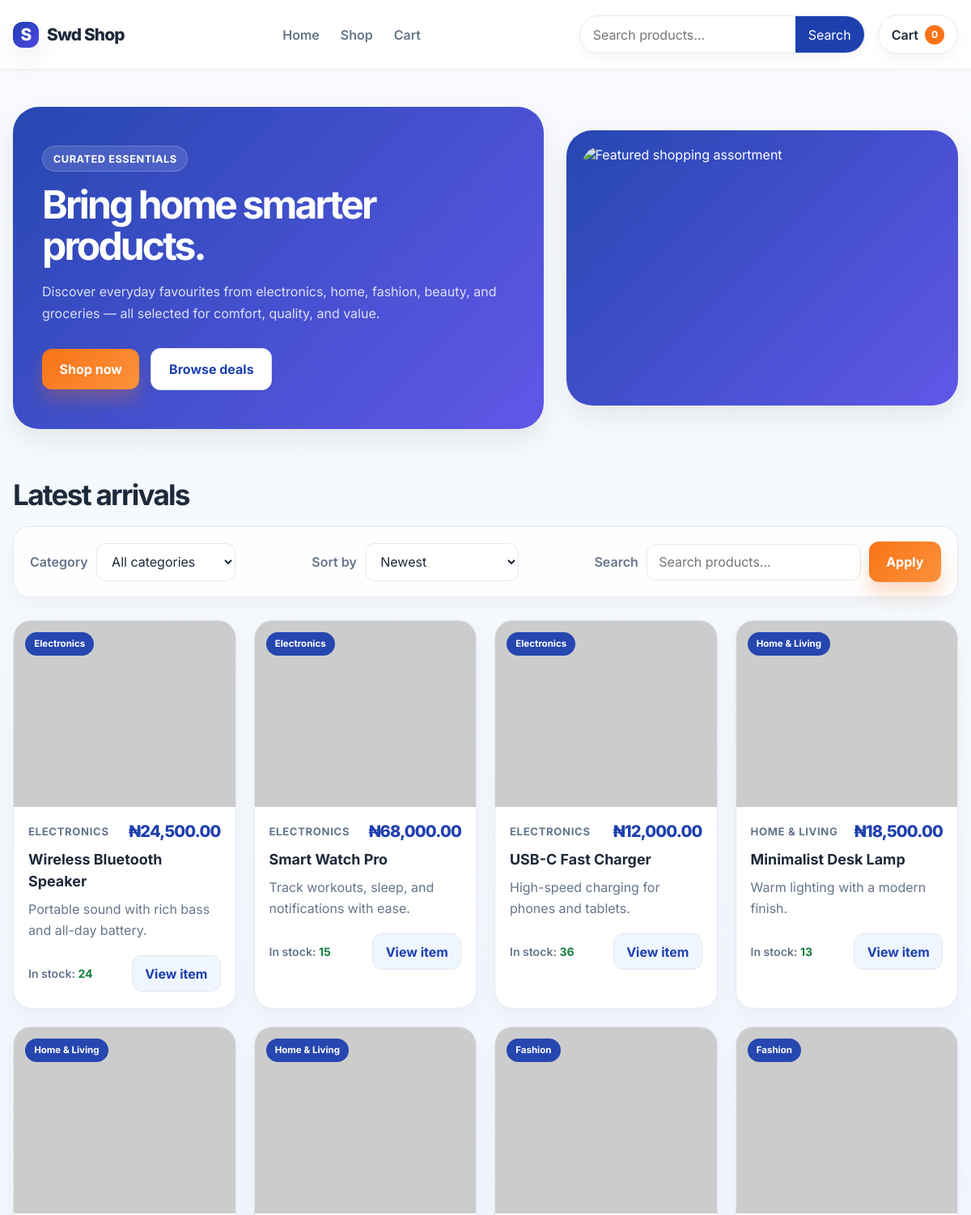
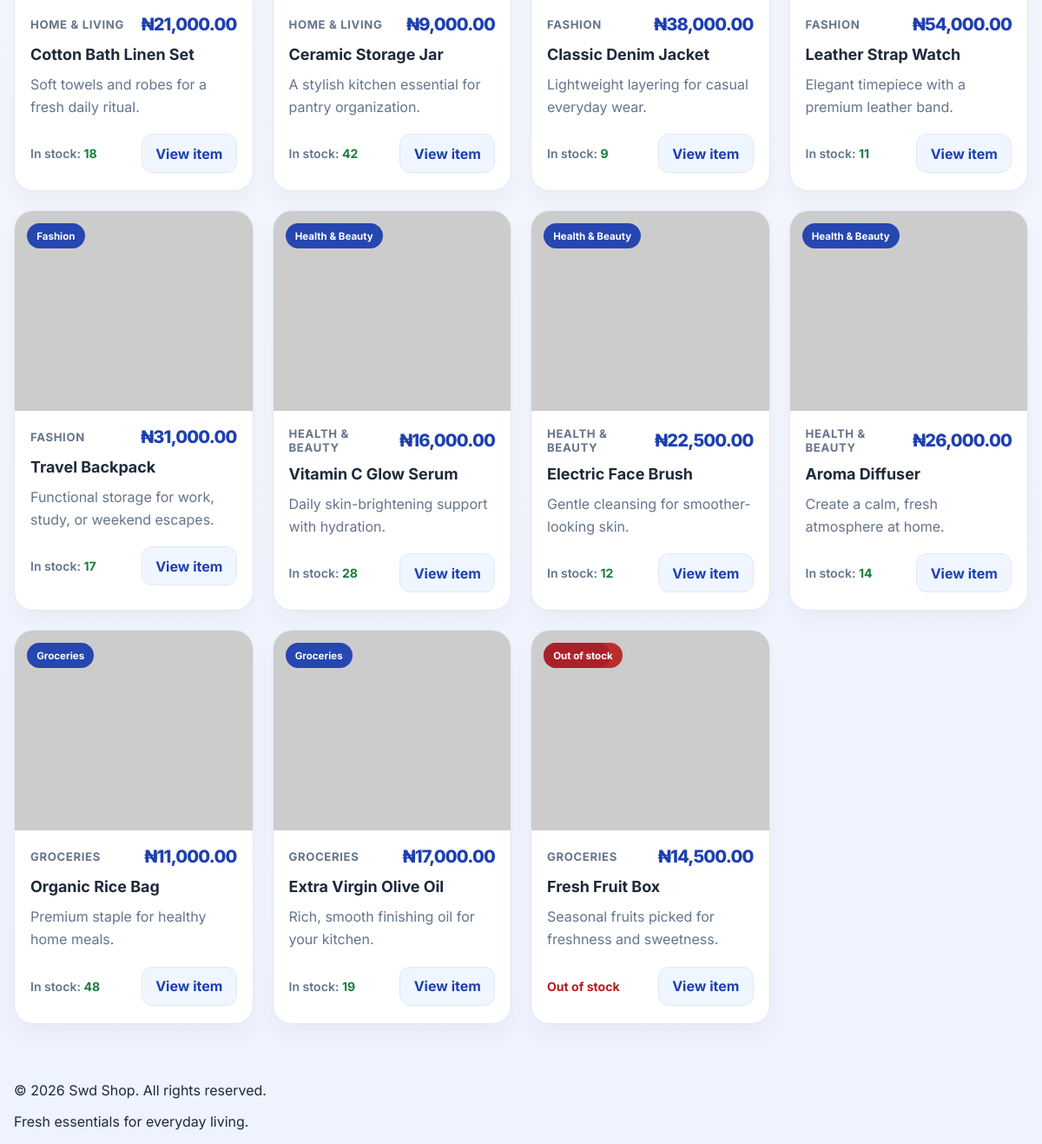
Before: / with the older database file (2 pictures, top to bottom).
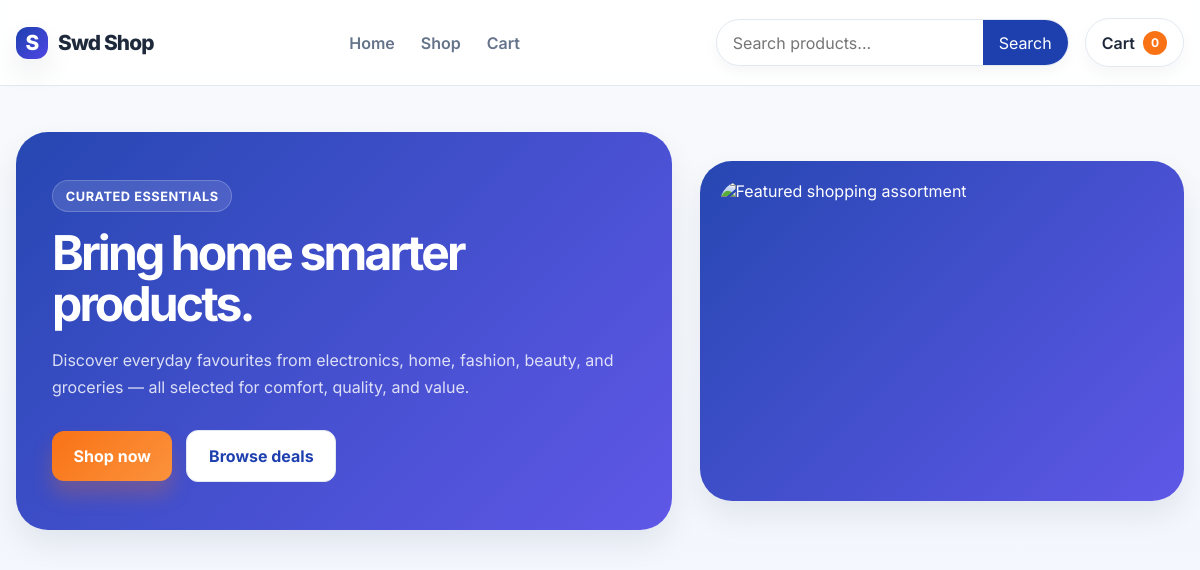
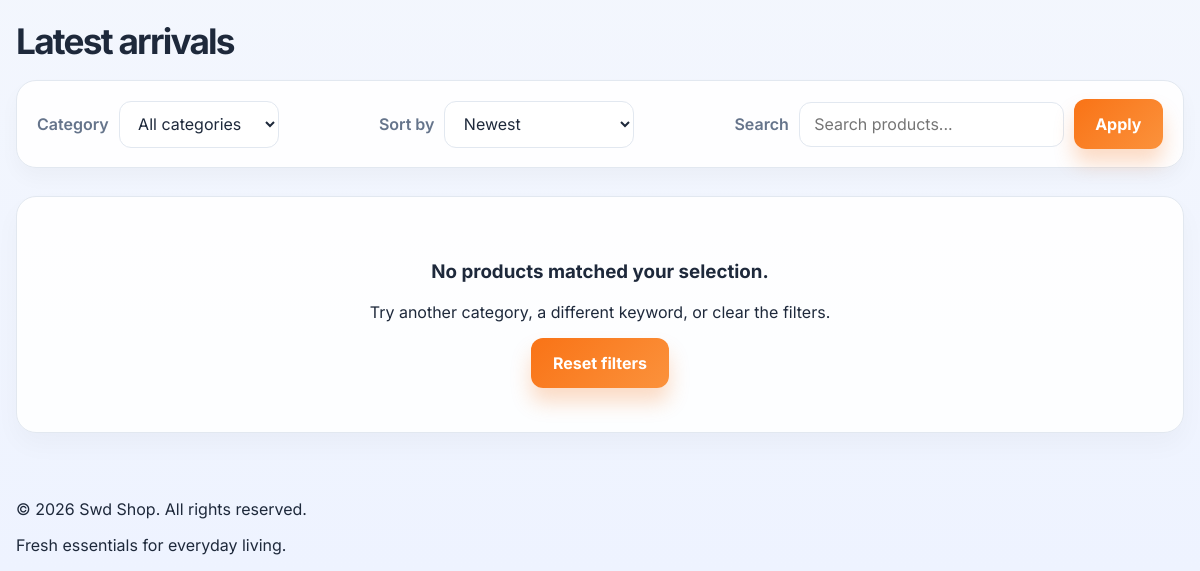
After: the same page with the newer database file (2 pictures, top to bottom).
### tables this page shows
CREATE TABLE IF NOT EXISTS products (
    id INT UNSIGNED AUTO_INCREMENT PRIMARY KEY,
    category_id INT UNSIGNED NOT NULL,
    slug VARCHAR(150) NOT NULL UNIQUE,
    name VARCHAR(150) NOT NULL,
    short_description VARCHAR(255) NOT NULL,
    description TEXT NOT NULL,
    price DECIMAL(10,2) NOT NULL,
    stock INT NOT NULL DEFAULT 0,
    image_url VARCHAR(255) NOT NULL,
    is_active TINYINT(1) NOT NULL DEFAULT 1,
    created_at TIMESTAMP DEFAULT CURRENT_TIMESTAMP,
    CONSTRAINT fk_products_category FOREIGN KEY (category_id) REFERENCES categories(id)
);

CREATE TABLE IF NOT EXISTS categories (
    id INT UNSIGNED AUTO_INCREMENT PRIMARY KEY,
    name VARCHAR(100) NOT NULL,
    slug VARCHAR(100) NOT NULL UNIQUE,
    created_at TIMESTAMP DEFAULT CURRENT_TIMESTAMP
);

### app/bootstrap.php (called while the page is built, shortened)
<?php
function e(mixed $value): string
{
    return htmlspecialchars((string) $value, ENT_QUOTES, 'UTF-8');
}
function money(float $amount): string
{
    return '₦' . number_format($amount, 2);
}
require_once __DIR__ . '/cart.php';

### app/cart.php (called while the page is built, shortened)
<?php
function cart_count(): int
{
    $count = 0;
    return $count;
}

### index.php (the view, shortened to what this page needs)
<?php
require __DIR__ . '/app/bootstrap.php';
$categorySlug = trim((string) ($_GET['category'] ?? ''));
$searchTerm = trim((string) ($_GET['q'] ?? ''));
$sort = $_GET['sort'] ?? 'newest';
$pdo = getDatabase();
$sql = 'SELECT p.*, c.name AS category_name, c.slug AS category_slug
        FROM products p
        INNER JOIN categories c ON c.id = p.category_id
        WHERE p.is_active = 1';
$sql .= ' ORDER BY p.created_at DESC';
switch ($sort) {
    case 'newest':
    default:
        $sql = preg_replace('/ORDER BY p\.created_at DESC$/', 'ORDER BY p.created_at DESC', $sql) ?? $sql;
        break;
}
$stmt = $pdo->prepare($sql);
$stmt->execute();
$products = $stmt->fetchAll();
include __DIR__ . '/partials/header.php';
?>
<section class="container hero" aria-label="Featured banner">
    <div class="hero-copy">
        <span class="hero-kicker">Curated essentials</span>
        <h1>Bring home smarter products.</h1>
        <p>Discover everyday favourites from electronics, home, fashion, beauty, and groceries — all selected for comfort, quality, and value.</p>
        <div class="hero-actions">
            <a href="#products" class="button-primary">Shop now</a>
            <a href="<?= APP_URL ?>/index.php?category=groceries" class="button-secondary">Browse deals</a>
        </div>
    </div>
    <div class="hero-card">
        <img class="hero-image" src="https://images.unsplash.com/photo-1523275335684-37898b6baf30?auto=format&fit=crop&w=900&q=80" alt="Featured shopping assortment">
    </div>
</section>
<section class="container" id="products">
    <div class="section-head">
        <h2>Latest arrivals</h2>
    </div>
    <div class="filter-bar">
        <div class="filter-group">
            <label for="categoryFilter">Category</label>
            <select id="categoryFilter" onchange="window.location='<?= APP_URL ?>/index.php?<?= $searchTerm !== '' ? 'q=' . urlencode($searchTerm) . '&' : '' ?>sort=<?= urlencode($sort) ?>&category=' + this.value">
                <option value="">All categories</option>
            </select>
        </div>
        <div class="filter-group">
            <label for="sortFilter">Sort by</label>
            <select id="sortFilter" onchange="window.location='<?= APP_URL ?>/index.php?<?= $categorySlug !== '' ? 'category=' . urlencode($categorySlug) . '&' : '' ?><?= $searchTerm !== '' ? 'q=' . urlencode($searchTerm) . '&' : '' ?>sort=' + this.value">
                <option value="newest" <?= $sort === 'newest' ? 'selected' : '' ?>>Newest</option>
            </select>
        </div>
        <form method="GET" class="filter-group" action="<?= APP_URL ?>/index.php">
            <label for="searchInput">Search</label>
            <input id="searchInput" type="search" name="q" value="<?= e($searchTerm) ?>" placeholder="Search products...">
            <button class="button-primary" type="submit">Apply</button>
        </form>
    </div>
    <?php if ($products): ?>
        <div class="products-grid">
            <?php foreach ($products as $product): ?>
                <article class="product-card">
                    <div class="product-image-wrap">
                        <img class="product-image" src="<?= e($product['image_url']) ?>" alt="<?= e($product['name']) ?>">
                        <span class="product-badge category"><?= e($product['category_name']) ?></span>
                        <?php if ((int) $product['stock'] <= 0): ?>
                            <span class="product-badge out">Out of stock</span>
                        <?php endif; ?>
                    </div>
                    <div class="product-body">
                        <div class="product-meta">
                            <span class="product-category"><?= e($product['category_name']) ?></span>
                            <span class="product-price"><?= money((float) $product['price']) ?></span>
                        </div>
                        <h3><?= e($product['name']) ?></h3>
                        <p><?= e($product['short_description']) ?></p>
                        <div class="product-actions">
                            <div class="product-stock">
                                <?php if ((int) $product['stock'] > 0): ?>
                                    In stock: <strong><?= (int) $product['stock'] ?></strong>
                                <?php else: ?>
                                    <span style="color: var(--danger); font-weight: 700;">Out of stock</span>
                                <?php endif; ?>
                            </div>
                            <a class="product-link" href="<?= APP_URL ?>/product.php?slug=<?= urlencode((string) $product['slug']) ?>">View item</a>
                        </div>
                    </div>
                </article>
            <?php endforeach; ?>
        </div>
    <?php else: ?>
        <div class="empty-state">
            <h3>No products matched your selection.</h3>
            <p>Try another category, a different keyword, or clear the filters.</p>
            <a href="<?= APP_URL ?>/index.php" class="button-primary">Reset filters</a>
        </div>
    <?php endif; ?>
</section>
<?php include __DIR__ . '/partials/footer.php'; ?>

### partials/header.php (shortened to what this page needs)
<?php
$brandName = 'Swd Shop';
?>
<!DOCTYPE html>
<html lang="en">
<head>
    <link rel="stylesheet" href="<?= APP_URL ?>/assets/styles.css">
</head>
<body>
    <header class="site-header">
        <div class="container header-inner">
            <a href="<?= APP_URL ?>/index.php" class="brand">
                <span class="brand-mark">S</span>
                <span><?= e($brandName) ?></span>
            </a>
            <nav class="main-nav" aria-label="Main navigation">
                <a href="<?= APP_URL ?>/index.php">Home</a>
                <a href="<?= APP_URL ?>/index.php#products">Shop</a>
                <a href="<?= APP_URL ?>/cart.php">Cart</a>
            </nav>
            <div class="header-actions">
                <form method="GET" action="<?= APP_URL ?>/index.php" class="mini-search">
                    <input type="search" name="q" value="<?= isset($_GET['q']) ? e($_GET['q']) : '' ?>" placeholder="Search products...">
                    <button type="submit">Search</button>
                </form>
                <a href="<?= APP_URL ?>/cart.php" class="cart-button" aria-label="Cart">
                    <span>Cart</span>
                    <span class="cart-badge"><?= cart_count() ?></span>
                </a>
            </div>
        </div>
    </header>
    <main class="site-main">

### partials/footer.php
    </main>
    <footer class="site-footer">
        <div class="container footer-inner">
            <p>© <?= date('Y') ?> Swd Shop. All rights reserved.</p>
            <p>Fresh essentials for everyday living.</p>
        </div>
    </footer>
</body>
</html>

Changed rows visible on the page:
removed products: category.name "Electronics", category.name "ELECTRONICS", price "₦24,500.00", name "Wireless Bluetooth Speaker", short_description "Portable sound with rich bass and all-day battery.", stock "24"
removed products: category.name "Electronics", category.name "ELECTRONICS", price "₦68,000.00", name "Smart Watch Pro", short_description "Track workouts, sleep, and notifications with ease.", stock "15"
removed products: category.name "Electronics", category.name "ELECTRONICS", price "₦12,000.00", name "USB-C Fast Charger", short_description "High-speed charging for phones and tablets.", stock "36"
removed products: category.name "Home & Living", category.name "HOME & LIVING", price "₦18,500.00", name "Minimalist Desk Lamp", short_description "Warm lighting with a modern finish.", stock "13"
removed products: category.name "Home & Living", category.name "HOME & LIVING", price "₦21,000.00", name "Cotton Bath Linen Set", short_description "Soft towels and robes for a fresh daily ritual.", stock "18"
removed products: category.name "Home & Living", category.name "HOME & LIVING", price "₦9,000.00", name "Ceramic Storage Jar", short_description "A stylish kitchen essential for pantry organization.", stock "42"
removed products: category.name "Fashion", category.name "FASHION", price "₦38,000.00", name "Classic Denim Jacket", short_description "Lightweight layering for casual everyday wear.", stock "9"
removed products: category.name "Fashion", category.name "FASHION", price "₦54,000.00", name "Leather Strap Watch", short_description "Elegant timepiece with a premium leather band.", stock "11"
removed products: category.name "Fashion", category.name "FASHION", price "₦31,000.00", name "Travel Backpack", short_description "Functional storage for work, study, or weekend escapes.", stock "17"
removed products: category.name "Health & Beauty", category.name "HEALTH & BEAUTY", price "₦16,000.00", name "Vitamin C Glow Serum", short_description "Daily skin-brightening support with hydration.", stock "28"
removed products: category.name "Health & Beauty", category.name "HEALTH & BEAUTY", price "₦22,500.00", name "Electric Face Brush", short_description "Gentle cleansing for smoother-looking skin.", stock "12"
removed products: category.name "Health & Beauty", category.name "HEALTH & BEAUTY", price "₦26,000.00", name "Aroma Diffuser", short_description "Create a calm, fresh atmosphere at home.", stock "14"
removed products: category.name "Groceries", category.name "GROCERIES", price "₦11,000.00", name "Organic Rice Bag", short_description "Premium staple for healthy home meals.", stock "48"
removed products: category.name "Groceries", category.name "GROCERIES", price "₦17,000.00", name "Extra Virgin Olive Oil", short_description "Rich, smooth finishing oil for your kitchen.", stock "19"
removed products: stock "Out of stock", category.name "GROCERIES", price "₦14,500.00", name "Fresh Fruit Box", short_description "Seasonal fruits picked for freshness and sweetness."
Other visible differences:
text now shown: "No products matched your selection. Try another category, a different keyword, or clear the filters. Reset filters"
